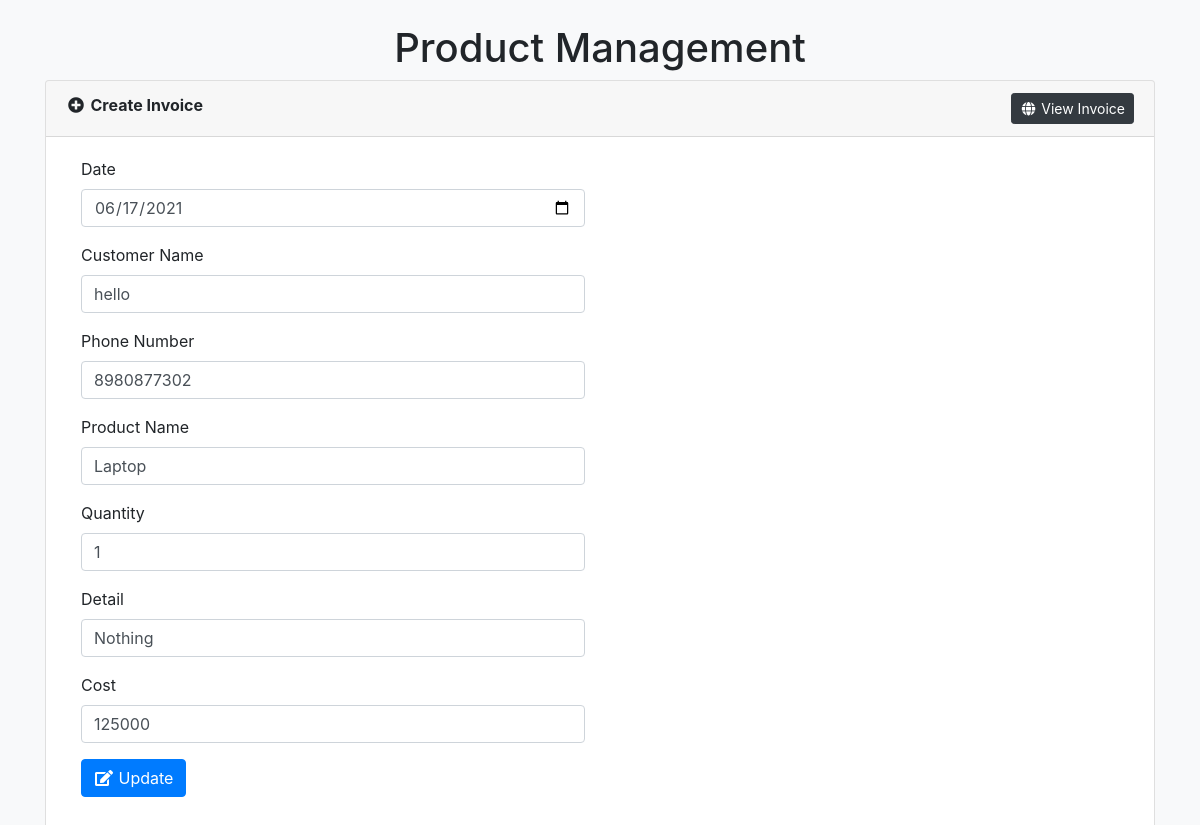
The page /edit-record.php?editId=1 on the database its author committed.
### tables this page shows
CREATE TABLE `users` (
  `id` int(11) NOT NULL,
  `date` date NOT NULL,
  `cname` varchar(30) NOT NULL,
  `cphone` varchar(24) NOT NULL,
  `pname` varchar(30) NOT NULL,
  `qty` int(11) NOT NULL,
  `detail` varchar(500) NOT NULL,
  `cost` bigint(20) NOT NULL,
  `dt` timestamp NOT NULL DEFAULT current_timestamp(),
  `created_by` int(11) NOT NULL
);

### include/Database.php (called while the page is built, shortened)
<?php
class Database{
    protected $pdo;
    public function __construct(\PDO $pdo)
    {
        $this->pdo = $pdo;
        $this->pdo->setAttribute(\PDO::ATTR_ERRMODE, \PDO::ERRMODE_EXCEPTION);
    }
    public function getAllRecords($tableName, $fields='*', $cond='', $orderBy='', $limit='')
    {
        $stmt = $this->pdo->prepare("SELECT $fields FROM $tableName WHERE 1 ".$cond." ".$orderBy." ".$limit);
        $stmt->execute();
        $rows = $stmt->fetchAll(PDO::FETCH_ASSOC);
        return $rows;
    }
}
?>

### config.php (called while the page is built, shortened)
<?php
include_once('include/Database.php');
$dsn	= 	"mysql:dbname=".SS_DB_NAME.";host=".SS_DB_HOST."";
$pdo	=	"";
try {
	$pdo = new PDO($dsn, SS_DB_USER, SS_DB_PASSWORD);
}catch (PDOException $e) {
	echo "Connection failed: " . $e->getMessage();
}
$db 	=	new Database($pdo);
?>

### edit-record.php (the view, shortened to what this page needs)
<?php
include_once('config.php');
if(isset($_REQUEST['editId']) and $_REQUEST['editId']!=""){
	$row	=	$db->getAllRecords('users','*',' AND id="'.$_REQUEST['editId'].'"');
}
?>
<!doctype html>
<html>
<head>
    <link rel="stylesheet" href="https://stackpath.bootstrapcdn.com/bootstrap/4.2.1/css/bootstrap.min.css">
    <link rel="stylesheet" href="https://use.fontawesome.com/releases/v5.6.3/css/all.css">
</head>
<body>
	<div class="bg-light border-bottom shadow-sm sticky-top">
   	<div class="container">
		<h1><center>Product Management</center></h1>
		<div class="card">
			<div class="card-header"><i class="fa fa-fw fa-plus-circle"></i> <strong>Create Invoice</strong> <a href="index.php" class="float-right btn btn-dark btn-sm"><i class="fa fa-fw fa-globe"></i> View Invoice</a></div>
			<div class="card-body">
				<div class="col-sm-6">
					<form method="post">
						<div class="form-group">
							<label>Date</label>
							<input type="date" name="date" id="date" class="form-control" value="<?php echo $row[0]['date']; ?>" placeholder="Enter Date" required>
						</div>
						<div class="form-group">
							<label>Customer Name</span></label>
							<input type="text" name="cname" id="cname" class="form-control" value="<?php echo $row[0]['cname']; ?>" placeholder="Enter Customer Name" required>
						</div>
						<div class="form-group">
							<label>Phone Number</span></label>
							<input type="number" name="cphone" id="cphone" maxlength="10" class="form-control" value="<?php echo $row[0]['cphone']; ?>" placeholder="Enter Phone Number" required>
						</div>
						<div class="form-group">
							<label>Product Name</span></label>
							<input type="text" name="pname" id="pname" class="form-control" value="<?php echo $row[0]['pname']; ?>" placeholder="Enter Prouct Name" required>
						</div>
						<div class="form-group">
							<label>Quantity</span></label>
							<input type="number" name="qty" id="qty" class="form-control" value="<?php echo $row[0]['qty']; ?>" placeholder="Enter Quantity" required>
						</div>
						<div class="form-group">
							<label>Detail</span></label>
							<input type="text" name="detail" id="detail" class="form-control" value="<?php echo $row[0]['detail']; ?>" placeholder="Enter Detail" required>
						</div>
						<div class="form-group">
							<label>Cost</span></label>
							<input type="text" name="cost" id="cost" maxlength="12" class="form-control" value="<?php echo $row[0]['cost']; ?>" placeholder="Enter Total Cost" required>
						</div>
						<div class="form-group">
							<button type="submit" name="submit" value="submit" id="submit" class="btn btn-primary"><i class="fa fa-fw fa-edit"></i> Update</button>
						</div>
					</form>
				</div>
			</div>
		</div>
	</div>
</body>
</html>

### rows shown on the page
users: date "06/17/2021", cname "hello", cphone "8980877302", pname "Laptop", qty "1", detail "Nothing", cost "125000"
